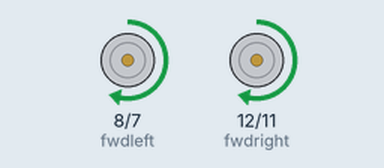
Bench run of a sketch on a simulated Arduino Uno, built with avr-gcc and run on an emulated ATmega328P. Shown: motor-driver pin pairs drawn as motors (green arrow = first pin HIGH = forward, orange = second pin HIGH = backward, longer = more drive, scaled by the enable pin).

Above: at 0.1 s.
At 2.1 s:
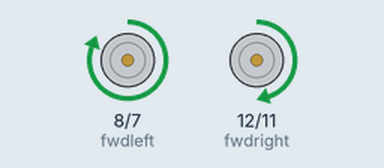
At 11.1 s:
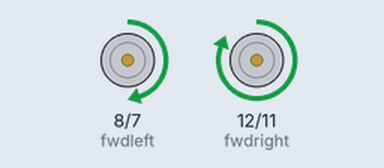
At 21.1 s:
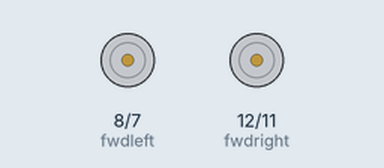
Timing chart, 0 to 22.6 s (numbered marks = the images above):
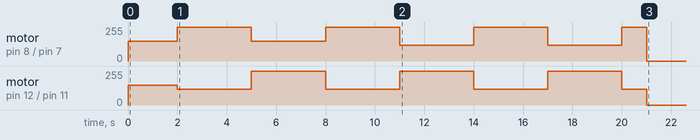

Measured:
- by itself, motor on pin 8 (fwdleft) / pin 7 (revleft): stopped → forward 150/255 at 0.00 s, → forward 255/255 2.0 s later, → forward 150/255 3.0 s later, → forward 255/255 3.0 s later, … (9 changes in this stretch)
- by itself, motor on pin 12 (fwdright) / pin 11 (revright): stopped → forward 150/255 at 0.00 s, → forward 120/255 2.0 s later, → forward 255/255 3.0 s later, → forward 120/255 3.0 s later, … (9 changes in this stretch)

The sketch:

StoryFive.ino
```cpp
int fwdright = 12;
int fwdleft = 8;
int revright = 11;
int revleft = 7;
int enableleft = 9;
int enableright = 10;
const int leftfeedback = 2;//Switch pins
const int rightfeedback = 3;
volatile int leftcounter = 0;
volatile int rightcounter = 0;
int speedLeft = 200;

//Array of pins
int vars[6] = {fwdright,fwdleft,revright,revleft,enableleft,enableright};

void setup()
{
  //Set up all pins
  for(int v : vars){
    pinMode(v,OUTPUT);

  }

  analogWrite(enableleft, 150);
  analogWrite(enableright, 150);

}

void halt(int mSeconds){ //stopps rover advance

  digitalWrite(fwdleft,LOW);
  digitalWrite(fwdright,LOW);
  digitalWrite(revleft,LOW);
  digitalWrite(revright,LOW);
  delay(mSeconds);
}

void reverse(int mSeconds){ //stop motor forward, rover reverses

  digitalWrite(fwdleft,LOW);
  digitalWrite(fwdright,LOW);
  digitalWrite(revleft,HIGH);
  digitalWrite(revright,HIGH);
  delay(mSeconds);

}

void forward(int mSeconds) {//stop motor reverse, rover forward

  // digitalWrite(revleft,LOW);
  // digitalWrite(revright,LOW);
  digitalWrite(fwdleft,HIGH);
  digitalWrite(fwdright,HIGH);
  delay(mSeconds);

}

void turnright(int mSeconds) {
  analogWrite(enableleft, 255);
  analogWrite(enableright, 120);
  delay(mSeconds);
}

void turnleft(int mSeconds)  {
  analogWrite(enableright, 255);
  analogWrite(enableleft, 120);
  delay(mSeconds);
}


void loop(){
  forward(2000);
  turnright(1000);
  forward(2000);
  turnleft(1000);
  forward(2000);
  turnright(1000);
  forward(2000);
  turnleft(1000);
  forward(2000);
  turnright(1000);
  forward(2000);
  turnleft(1000);
  forward(2000);
  turnright(1000);
  halt(20000);
}
```
